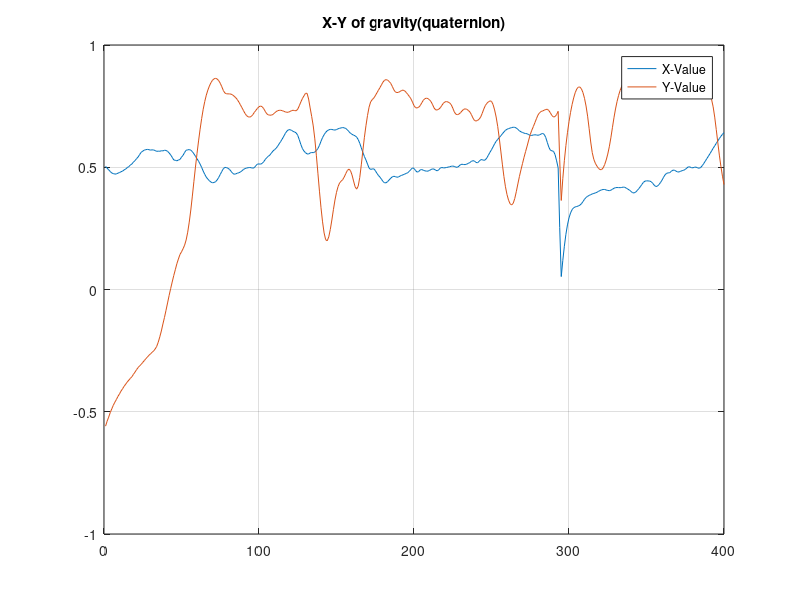
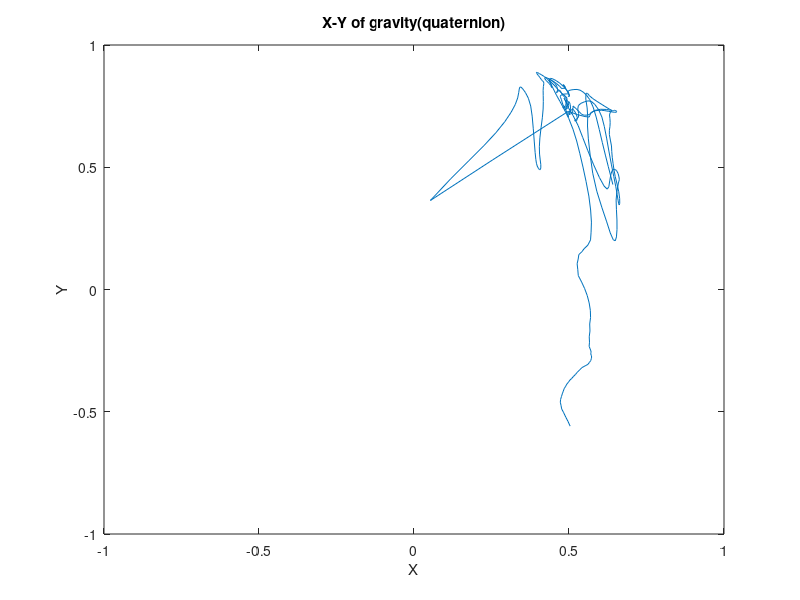
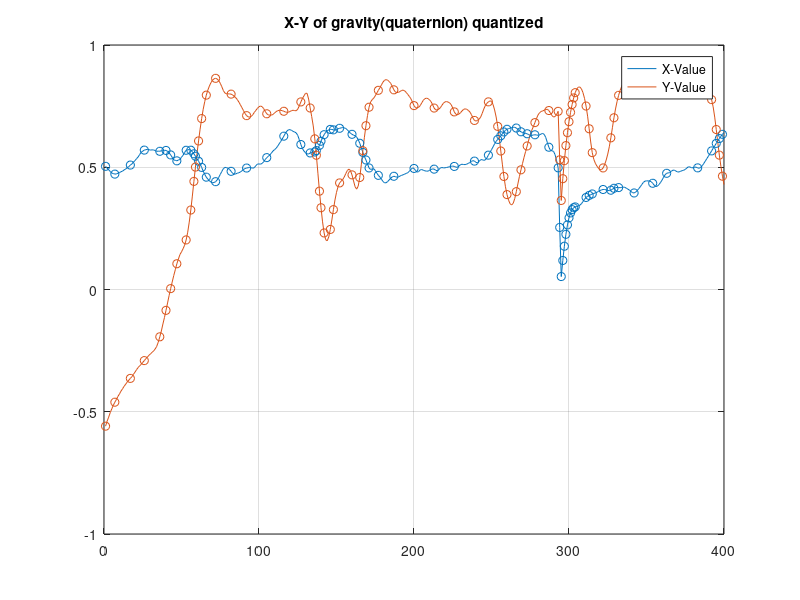
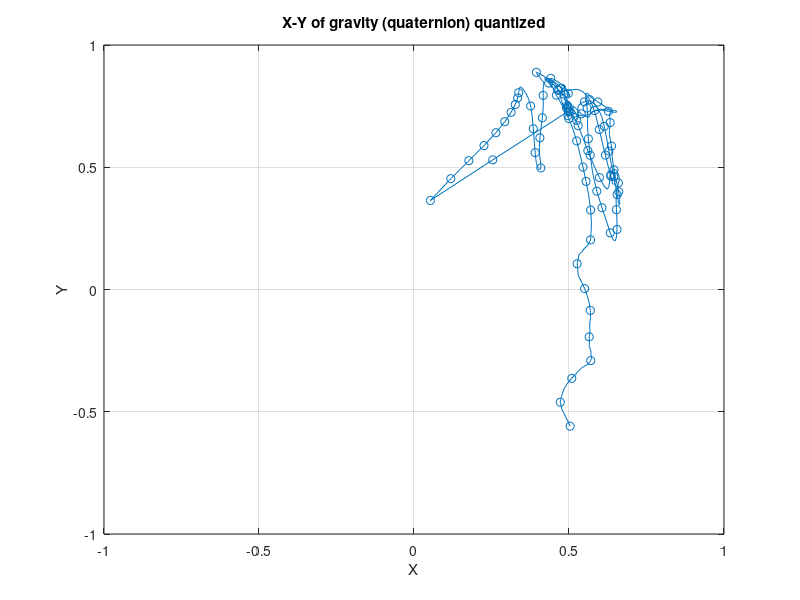

These figures' MATLAB source, in order:
function draw_graph()
load('data');
load('dict');
len = length(data);

fprintf('Drawing graph. Total data: %d\n', len);
for i = 1:len    
    d = data(i).grav_quat(:, 1:2);
    l = length(d);
    
    figure
    plot(d(:,1));
    grid on
    hold on
    plot(d(:,2));
    legend('X-Value', 'Y-Value');
    title('X-Y of gravity(quaternion)');
    hold off
  
    figure
    plot(d(:,1), d(:,2));
    axis([-1 1 -1 1]);
    title('X-Y of gravity(quaternion)');
    xlabel('X');
    ylabel('Y');
    hold off
    
    figure
    %d = data(i).quantized_xy(:, 1:2);
    indices = data(i).query_indices;
    points = [indices, d(indices,:)];
    plot(d(:,1));
    grid on
    hold on
    plot(d(:,2));
    scatter(points(:,1), points(:, 2));
    scatter(points(:,1), points(:, 3));
    legend('X-Value', 'Y-Value');
    title('X-Y of gravity(quaternion) quantized');
    hold off
  
    figure
    plot(d(:,1), d(:,2));
    axis([-1 1 -1 1]);
    grid on
    hold on
    scatter(points(:,2), points(:, 3));
    title('X-Y of gravity (quaternion) quantized');
    xlabel('X');
    ylabel('Y');
    hold off
    
end

fprintf('Drawing graph done.\n');
end

